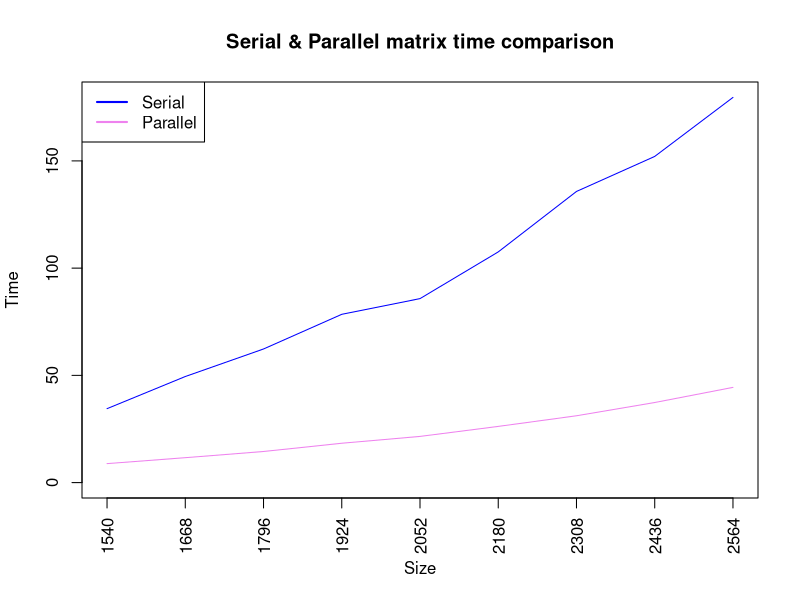
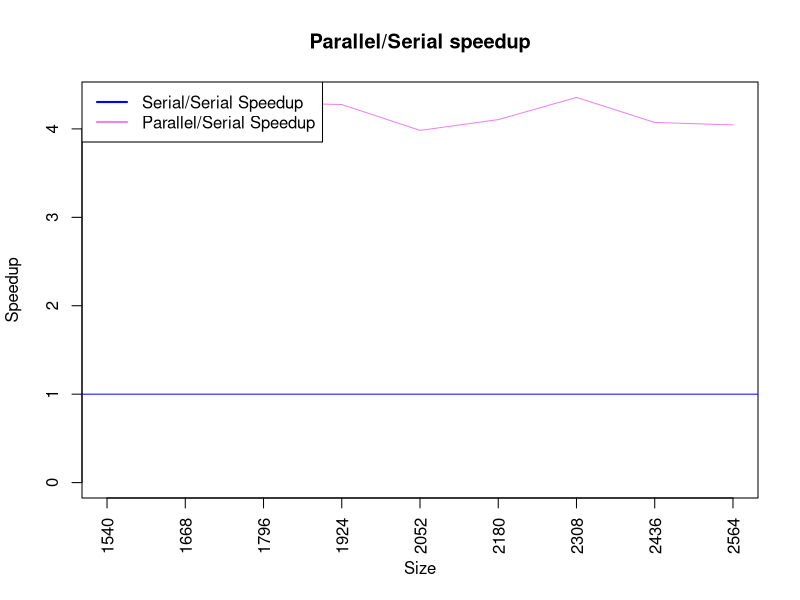

Source code (R) for these figures, in order:
#!/usr/bin/Rscript

# Read data
data=read.table("mmul_graph.dat")
n           <- data[,1]
t_serial    <- data[,2]
t_best      <- data[,3]


speedup  <- t_serial / t_best


# mult time
print("Generating mult time plot...")
png(file = "mmul_graph.png", bg = "white")
plot( t_serial, type = "l", col = "blue", main="Serial & Parallel matrix time comparison", xlab="Size", ylab="Time", xaxt='n',  ylim=c(0,max(t_serial)))
axis(1, at=1:(length(n)), labels=n[1:length(n)], las=2)

lines(t_best, type="l", col = "violet") 

legend("topleft", legend=c("Serial", "Parallel"), lty=c(1,1), lwd=c(2,2), col=c("blue", "violet"))


print("Generating mult speedup plot...")
png(file = "mmul_graph_speedup.png", bg = "white")
plot( speedup, type = "l", col = "violet", main="Parallel/Serial speedup", xlab="Size", ylab="Speedup", xaxt='n', ylim=c(0,max(speedup)))
axis(1, at=1:(length(n)), labels=n[1:length(n)], las=2)
abline(h=1, col = "blue") 

legend("topleft", legend=c("Serial/Serial Speedup", "Parallel/Serial Speedup"), lty=c(1,1), lwd=c(2,2), col=c("blue", "violet"))

# while (!is.null(dev.list())) Sys.sleep(1)
